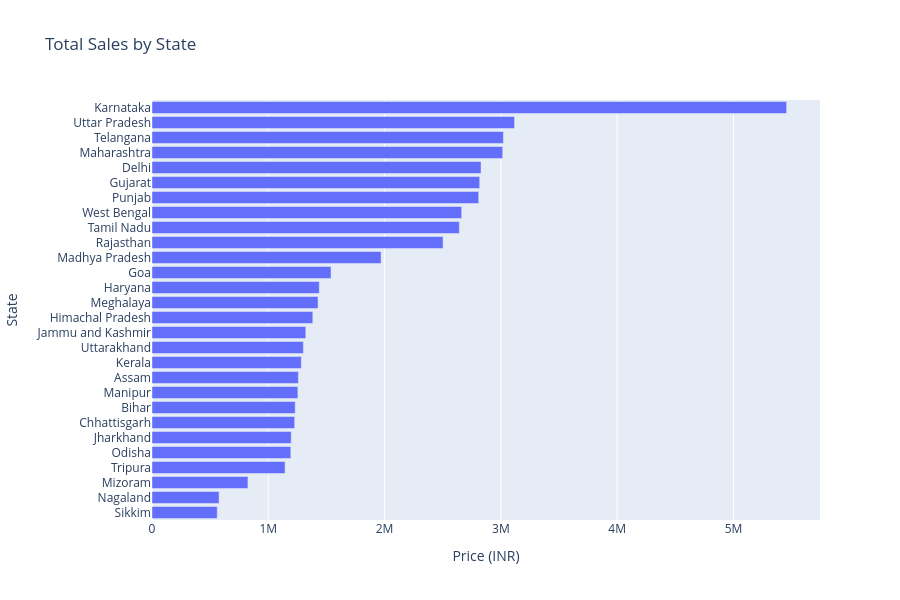

The notebook cell this image was saved under:
### Markdown cell above
##### Total Sales by State

### Code cell
fig = px.bar(
    df.groupby("State", as_index=False)["Price (INR)"].sum()
    .sort_values("Price (INR)", ascending=False),
    x="Price (INR)",
    y="State",
    orientation="h",
    title="Total Sales by State"
)

fig.update_layout(height=600, yaxis=dict(autorange="reversed"))
fig.show()

### Figure 1 — Plotly figure (JSON) as saved in the notebook; plotly's stock layout.template omitted (floating-point values rounded to 4 significant figures)
{"data": [{"hovertemplate": "Price (INR)=%{x}<br>State=%{y}<extra></extra>", "legendgroup": "", "marker": {"color": "#636efa", "pattern": {"shape": ""}}, "name": "", "orientation": "h", "showlegend": false, "textposition": "auto", "type": "bar", "x": [5457000.0, 3117000.0, 3022000.0, 3016000.0, 2829000.0, 2818000.0, 2809000.0, 2663000.0, 2643000.0, 2503000.0, 1970000.0, 1539000.0, 1438000.0, 1428000.0, 1383000.0, 1323000.0, 1302000.0, 1284000.0, 1259000.0, 1254000.0, 1232000.0, 1227000.0, 1197000.0, 1194000.0, 1144000.0, 824900.0, 576800.0, 561000.0], "xaxis": "x", "y": ["Karnataka", "Uttar Pradesh", "Telangana", "Maharashtra", "Delhi", "Gujarat", "Punjab", "West Bengal", "Tamil Nadu", "Rajasthan", "Madhya Pradesh", "Goa", "Haryana", "Meghalaya", "Himachal Pradesh", "Jammu and Kashmir", "Uttarakhand", "Kerala", "Assam", "Manipur", "Bihar", "Chhattisgarh", "Jharkhand", "Odisha", "Tripura", "Mizoram", "Nagaland", "Sikkim"], "yaxis": "y"}], "layout": {"barmode": "relative", "height": 600, "legend": {"tracegroupgap": 0}, "title": {"text": "Total Sales by State"}, "xaxis": {"anchor": "y", "domain": [0, 1], "title": {"text": "Price (INR)"}}, "yaxis": {"anchor": "x", "autorange": "reversed", "domain": [0, 1], "title": {"text": "State"}}}}
